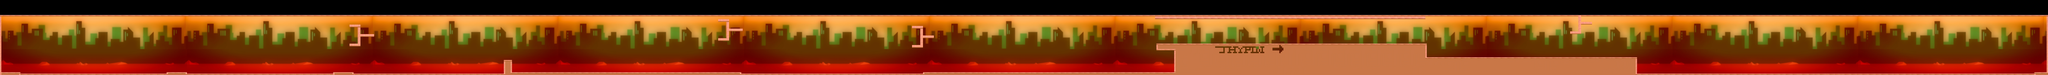

This is a level from a 2D game, rendered from its Tiled map with the project's own tilesets. A one-line summary and the map file follow, with tile-layer data summarised:
An orthogonal 1500x55 tile map with 15x15 px tiles, 2 tile layers (background, plat), 2 tilesets and 66 objects (62x 5, 2x boss1, START, END).

<map version="1.0" orientation="orthogonal" renderorder="right-down" width="1500" height="55" tilewidth="15" tileheight="15" nextobjectid="109">
 <tileset firstgid="1" name="cityBurn" tilewidth="15" tileheight="15" tilecount="7208" columns="136">
  <image source="../images/cityBurn.jpg" width="2048" height="800" />
 </tileset>
 <tileset firstgid="7209" name="tile" tilewidth="15" tileheight="15" tilecount="36" columns="6">
  <image source="../images/tile.jpg" width="90" height="94" />
 </tileset>
 <layer name="background" width="1500" height="55">
  <data>[82500 cells, 62982 non-empty, 5712 distinct tile ids]</data>
 </layer>
 <layer name="plat" width="1500" height="55">
  <data>[82500 cells, 10093 non-empty, 26 distinct tile ids]</data>
 </layer>
 <objectgroup name="player">
  <object id="1" name="START" x="64" y="545.333" width="96" height="232" />
  <object id="2" name="END" x="22361.3" y="625.334" width="92" height="126.667" />
 </objectgroup>
 <objectgroup name="enemies">
  <object id="7" name="ENEMYG" type="5" x="12732.3" y="629.667" width="159" height="153" />
  <object id="8" name="ENEMYG" type="5" x="9943.88" y="334.545" width="159" height="153" />
  <object id="9" name="ENEMYG" type="5" x="7814.18" y="254.697" width="159" height="153" />
  <object id="10" name="ENEMYG" type="5" x="3764" y="314" width="159" height="153" />
  <object id="11" name="ENEMYG" type="5" x="17172.3" y="183.667" width="159" height="153" />
  <object id="14" name="SPIDER" type="5" x="792.667" y="595.333" width="78.6667" height="190.667" />
  <object id="15" name="JPMELEE" type="5" x="1520.67" y="581.333" width="78.6667" height="190.667" />
  <object id="17" name="JPSHIELD" type="5" x="6120.67" y="575.333" width="78.6667" height="190.667" />
  <object id="18" name="SPIDER" type="5" x="2642.67" y="605.333" width="78.6667" height="190.667" />
  <object id="19" name="JPMELEE" type="5" x="3606.67" y="385.333" width="78.6667" height="190.667" />
  <object id="20" name="TRUCK" type="5" x="4822.67" y="507.333" width="78.6667" height="190.667" />
  <object id="21" name="JPSHIELD" type="5" x="2456.67" y="571.333" width="78.6667" height="190.667" />
  <object id="23" name="JPMELEE" type="5" x="5808.67" y="329.333" width="78.6667" height="190.667" />
  <object id="26" name="SHOTGUN" type="5" x="6226.67" y="577.333" width="74.6667" height="190.667" />
  <object id="27" name="SPIDER" type="5" x="6494.67" y="577.333" width="74.6667" height="190.667" />
  <object id="28" name="TRUCK" type="5" x="11180.7" y="509.333" width="78.6667" height="190.667" />
  <object id="30" name="SHOTGUN" type="5" x="9370.67" y="585.333" width="78.6667" height="190.667" />
  <object id="31" name="NURSE" type="5" x="8766.67" y="577.333" width="74.6667" height="190.667" />
  <object id="34" name="SPIDER" type="5" x="12030.7" y="587.333" width="78.6667" height="190.667" />
  <object id="36" name="SHOTGUN" type="5" x="12154.7" y="583.333" width="78.6667" height="190.667" />
  <object id="37" name="TRUCK" type="5" x="14748.7" y="273.333" width="78.6667" height="190.667" />
  <object id="38" name="SHOTGUN" type="5" x="13842.7" y="289.333" width="78.6667" height="190.667" />
  <object id="40" name="SPIDER" type="5" x="13390.7" y="275.333" width="74.6667" height="190.667" />
  <object id="45" name="JPSHIELD" type="5" x="16812.2" y="330.727" width="94.6667" height="190.667" />
  <object id="46" name="SPIDER" type="5" x="16486.6" y="407.515" width="94.6667" height="190.667" />
  <object id="49" name="boss1" x="18722.7" y="483.333" width="176" height="316" />
  <object id="51" name="SPIDER" type="5" x="19578.7" y="607.333" width="74.6667" height="190.667" />
  <object id="52" name="SPIDER" type="5" x="19998.7" y="615.333" width="74.6667" height="190.667" />
  <object id="55" name="NURSE" type="5" x="18540.7" y="611.333" width="74.6667" height="190.667" />
  <object id="56" name="SHOTGUN" type="5" x="5184.67" y="587.333" width="78.6667" height="190.667" />
  <object id="57" name="NURSE" type="5" x="1146.67" y="599.333" width="78.6667" height="190.667" />
  <object id="58" name="MELEE" type="5" x="5344.67" y="593.333" width="78.6667" height="190.667" />
  <object id="60" name="SHOTGUN" type="5" x="1240.67" y="599.333" width="78.6667" height="190.667" />
  <object id="64" name="NURSE" type="5" x="4222.67" y="587.333" width="78.6667" height="190.667" />
  <object id="65" name="SHIELD" type="5" x="8622.67" y="607.333" width="78.6667" height="190.667" />
  <object id="66" name="MELEE" type="5" x="7266.67" y="593.333" width="78.6667" height="190.667" />
  <object id="67" name="SPIDER" type="5" x="7124.67" y="589.333" width="78.6667" height="190.667" />
  <object id="69" name="SPIDER" type="5" x="8942.67" y="607.333" width="78.6667" height="190.667" />
  <object id="70" name="JPMELEE" type="5" x="12360.7" y="423.333" width="78.6667" height="190.667" />
  <object id="72" name="NURSE" type="5" x="10536.7" y="589.333" width="78.6667" height="190.667" />
  <object id="73" name="JPSHIELD" type="5" x="10976.7" y="601.333" width="78.6667" height="190.667" />
  <object id="74" name="MELEE" type="5" x="15874.6" y="443.515" width="94.6667" height="190.667" />
  <object id="76" name="SPIDER" type="5" x="20872.7" y="595.333" width="74.6667" height="190.667" />
  <object id="77" name="JPMELEE" type="5" x="21490.7" y="299.333" width="74.6667" height="190.667" />
  <object id="79" name="MELEE" type="5" x="19957.4" y="614.666" width="74.6667" height="190.667" />
  <object id="82" name="JPMELEE" type="5" x="19490.7" y="271.333" width="74.6667" height="190.667" />
  <object id="83" name="JPMELEE" type="5" x="18726.7" y="293.333" width="74.6667" height="190.667" />
  <object id="84" name="boss1" x="22110.7" y="476.667" width="176" height="316" />
  <object id="85" name="NURSE" type="5" x="21111.5" y="597.454" width="74.6667" height="190.667" />
  <object id="89" name="JPMELEE" type="5" x="16144.2" y="222.727" width="94.6667" height="190.667" />
  <object id="90" name="SHOTGUN" type="5" x="16337.6" y="432.666" width="94.6667" height="190.667" />
  <object id="91" name="NURSE" type="5" x="13244.7" y="273.333" width="74.6667" height="190.667" />
  <object id="92" name="SPIDER" type="5" x="14032.7" y="277.333" width="78.6667" height="190.667" />
  <object id="94" name="SHIELD" type="5" x="13655.7" y="285.212" width="94.6667" height="190.667" />
  <object id="95" name="NURSE" type="5" x="15339.7" y="269.212" width="94.6667" height="190.667" />
  <object id="96" name="JPMELEE" type="5" x="7236.67" y="317.333" width="78.6667" height="190.667" />
  <object id="99" name="MELEE" type="5" x="6006.67" y="581.333" width="78.6667" height="190.667" />
  <object id="100" name="MELEE" type="5" x="3266.67" y="585.333" width="78.6667" height="190.667" />
  <object id="102" name="SHOTGUN" type="5" x="2788.67" y="601.333" width="78.6667" height="190.667" />
  <object id="103" name="MELEE" type="5" x="1014.67" y="595.333" width="78.6667" height="190.667" />
  <object id="104" name="MELEE" type="5" x="514.667" y="589.333" width="78.6667" height="190.667" />
  <object id="105" name="MELEE" type="5" x="414.667" y="591.333" width="78.6667" height="190.667" />
  <object id="107" name="NURSE" type="5" x="2936.67" y="599.333" width="78.6667" height="190.667" />
  <object id="108" name="JPMELEE" type="5" x="9088.67" y="295.333" width="78.6667" height="190.667" />
 </objectgroup>
</map>
